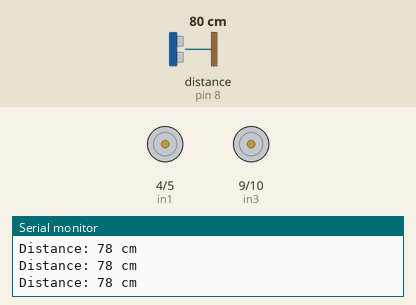
A sketch run on a simulated Arduino Uno, built with avr-gcc and run on an emulated ATmega328P. Shown: motor-driver pin pairs drawn as motors (green arrow = first pin HIGH = forward, orange = second pin HIGH = backward, longer = more drive), the last lines printed to the serial monitor. Wiring (inferred from the names in the program): ultrasonic range finder: trigger pin 7; echo pin 8. Inputs (shaded band) come from the test bench; at power-on: distance to the obstacle (sensor on pin 8) 80 cm. The echo pulse lasts 58.3 µs per cm.

Above: at 1.2 s.
1.3 s: distance to the obstacle (sensor on pin 8) set to 50 cm
2.8 s: distance to the obstacle (sensor on pin 8) set to 43 cm
At 3.5 s:
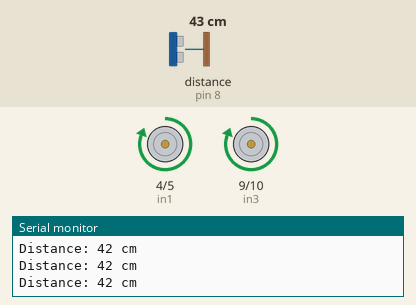
4.3 s: distance to the obstacle (sensor on pin 8) set to 18 cm
7.3 s: distance to the obstacle (sensor on pin 8) set to 14 cm
At 7.8 s:
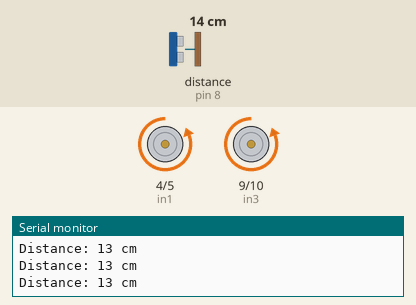
8.8 s: distance to the obstacle (sensor on pin 8) set to 35 cm
At 10.2 s:
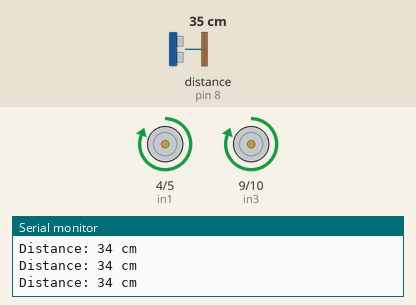
11.8 s: distance to the obstacle (sensor on pin 8) set to 60 cm
At 12.7 s:
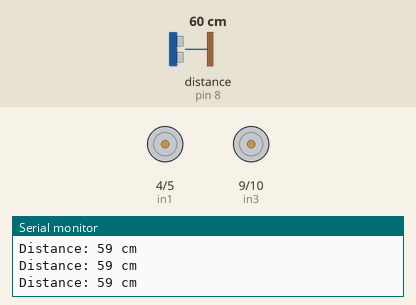
Timing chart, 0 to 14.8 s (numbered marks = the images above; inputs shaded):
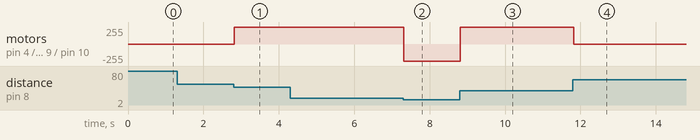

The sketch:

minion.ino
```cpp
// Initialization of variables and state arrays

int echoPin = 8; // attach pin D8 to pin Echo of HC-SR04
int trigPin = 7; // attach pin D7 to pin Trig of HC-SR04
int in1 = 4; // variable names for the L298N
int in2 = 5; // variable names for the L298N
int in3 = 9; // variable names for the L298N
int in4 = 10; // variable names for the L298N

int ledpin = 13; //specify the LED pin to pin 13

long duration; // duration of sound wave travel
int distance; // distance measurement

// Setup function: sets up the pin modes for the connections with the HC-SR0 and the L298N, and starts the Arduino.
void setup() {

  pinMode (trigPin, OUTPUT) ; // sonar digital pin mode for trig
  pinMode (echoPin, INPUT); // sonar digital pin mode for echo

  pinMode (in1, OUTPUT); // all L298N digital pins are outputs
  pinMode (in2, OUTPUT); // all L298N digital pins are outputs
  pinMode (in3, OUTPUT); // all L298N digital pins are outputs
  pinMode (in4, OUTPUT); // all L298N digital pins are outputs

  Serial.begin (9600) ; // use default of 9600 baud rate for serial communication
}

// Loop function: it essentially calculates the distance of the ultrasonic sensor from an obstacle using the pulseIn function and its returning value
// to calculate the distance from the obstacles, which will determine the robot's behavior.
void loop() {

  // Clears the trigPin condition
  digitalWrite (trigPin, LOW);//starts trig pin low
  delayMicroseconds (2); //waits for hardware to respond
  digitalWrite (trigPin, HIGH); //makes trig pin high
  delayMicroseconds (10) ; //continues high trig pin state for 10 microseconds
  digitalWrite (trigPin, LOW); //after 10 microseconds trig pin is brought low
  duration = pulseIn (echoPin, HIGH); //reads echo as it receives the pulse and stores duration
  distance = duration * 0.034 / 2; // Converts the time of flight to distance to object

  // Displays the distance on the serial Monitor
  Serial.print ("Distance: ");
  Serial.print (distance);
  Serial.println(" cm");

  // Checks for the distance the robot is from the user. If the distance is of 15 cm, it should go backwards and run away from the user.
  if (distance <= 15) {

    digitalWrite(in1, LOW);
    digitalWrite(in2, HIGH);
    digitalWrite(in3, LOW);
    digitalWrite(in4, HIGH);
    digitalWrite(ledpin, HIGH);

  } else if (distance <= 45) { // Checks for the distance the robot is from the user. If the distance is of 45 cm, it should go forward and follow the user.

    digitalWrite(in1, HIGH);
    digitalWrite(in2, LOW);
    digitalWrite(in3, HIGH);
    digitalWrite(in4, LOW);
    digitalWrite(ledpin, HIGH);

  } else { // Checks for the distance the robot is from the user. If the distance doesn't satisfy any of the above conditions, the robot should stop, as the user is out of the sensor's range

    digitalWrite(in1, LOW);
    digitalWrite(in2, LOW);
    digitalWrite(in3, LOW);
    digitalWrite(in4, LOW);
    digitalWrite(ledpin, LOW);

  }
  delay(10);

}
```

Measured:
- the behaviour switches between 47 and 46 cm on distance to the obstacle (sensor on pin 8) (found by bisection; images 0 and 1)
- the behaviour switches between 17 and 16 cm on distance to the obstacle (sensor on pin 8) (found by bisection; images 1 and 2)
- after the input at 2.8 s, motor on pin 4 (in1) / pin 5 (in2), motor on pin 9 (in3) / pin 10 (in4): stopped → forward 255/255 at once
- after the input at 7.3 s, motor on pin 4 (in1) / pin 5 (in2), motor on pin 9 (in3) / pin 10 (in4): forward 255/255 → backward 255/255 at once
- after the input at 8.8 s, motor on pin 4 (in1) / pin 5 (in2), motor on pin 9 (in3) / pin 10 (in4): backward 255/255 → forward 255/255 at once
- after the input at 11.8 s, motor on pin 4 (in1) / pin 5 (in2), motor on pin 9 (in3) / pin 10 (in4): forward 255/255 → stopped at once
